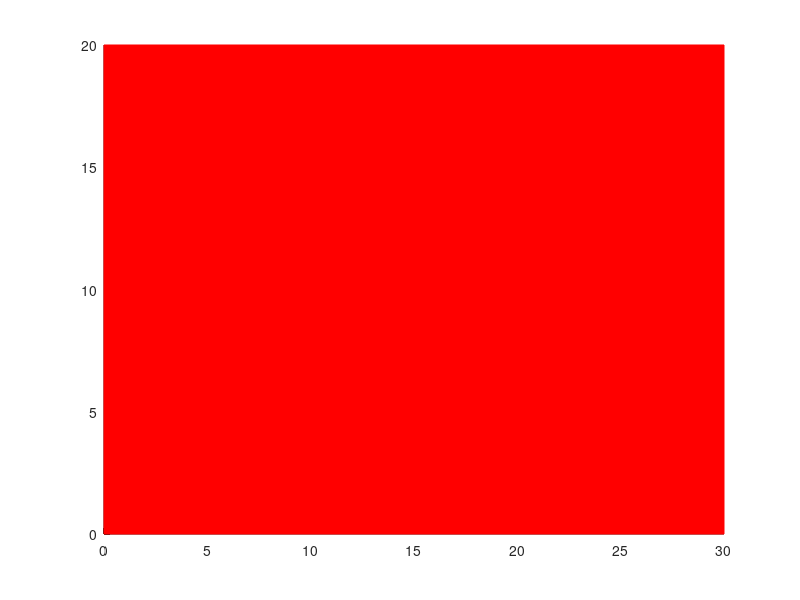

Source code (MATLAB): (Note: this script raises an error after producing the figure.)
%主程序
clear;
figure;
hold on
rectangle('Position',[0,0,30,20],'FaceColor','r','EdgeColor','r')
        %建立以（0，0）为坐标原点，长30，宽20的矩形
PlotStarN(5,15,3,pi/2);
PlotStarN(10,18,1,pi+atan(3/5))%反正切函数计算每一个五角星旋转的角度
PlotStarN(12,16,1,pi+atan(1/7))
PlotStarN(12,13,1,pi/2)
PlotStarN(10,11,1,pi/2+atan(5/4))
title('中华人民共和国万岁！！！');
axis([0,30,-10,10]);
axis equal
axis off
